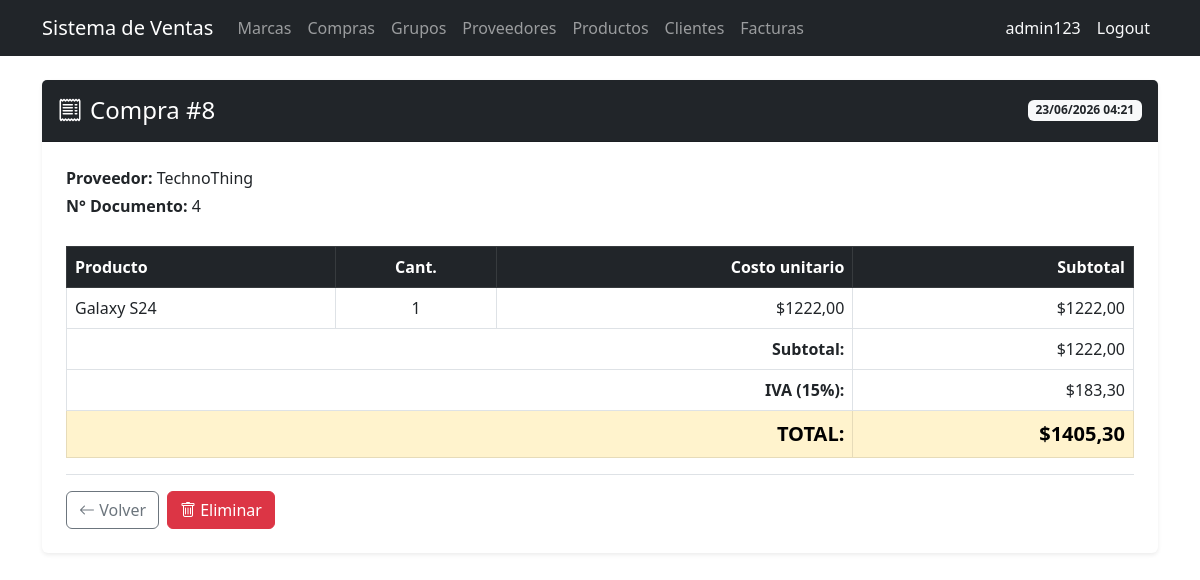
Page /purchases/8/ (signed in) on the committed database.
### purchasing/models.py (models this page shows, shortened)
class Purchase(models.Model):
    supplier = models.ForeignKey(
        Supplier, on_delete=models.PROTECT, related_name='purchases',
        verbose_name='Proveedor'
    )
    document_number = models.CharField(
        max_length=20, verbose_name='Supplier Invoice No.'
    )
    purchase_date = models.DateTimeField(auto_now_add=True)
    subtotal = models.DecimalField(max_digits=12, decimal_places=2, default=0)
    tax = models.DecimalField(max_digits=12, decimal_places=2, default=0, verbose_name='Impuesto')
    total = models.DecimalField(max_digits=12, decimal_places=2, default=0)
    is_active = models.BooleanField(default=True)
    class Meta:
        verbose_name = 'Purchase'
        verbose_name_plural = 'Purchases'
        ordering = ['-purchase_date']
        constraints = [
            models.UniqueConstraint(
                fields=['supplier', 'document_number'],
                name='unique_supplier_document'
            )
        ]

class PurchaseDetail(models.Model):
    purchase = models.ForeignKey(
        Purchase, on_delete=models.CASCADE, related_name='details',
        verbose_name='Compra'
    )
    product = models.ForeignKey(
        Product, on_delete=models.PROTECT, related_name='purchase_details',
        verbose_name='Producto'
    )
    quantity = models.PositiveIntegerField(default=1, verbose_name='Cantidad')
    unit_cost = models.DecimalField(max_digits=12, decimal_places=2, verbose_name='Costo unitario')
    subtotal = models.DecimalField(max_digits=12, decimal_places=2, default=0)

### billing/models.py (models this page shows, shortened)
class Supplier(models.Model):
    name = models.CharField(max_length=200, verbose_name='Nombre de la compañia')
    contact_name = models.CharField(max_length=200, blank=True, null=True, verbose_name='Nombre de contacto')
    email = models.EmailField(blank=True, null=True)
    phone = models.CharField(max_length=20, blank=True, null=True, verbose_name='Teléfono')
    address = models.TextField(blank=True, null=True, verbose_name='Dirección')
    is_active = models.BooleanField(default=True, verbose_name='Activo')
    created_at = models.DateTimeField(auto_now_add=True)
    updated_at = models.DateTimeField(auto_now=True)
    class Meta:
        verbose_name = 'Supplier'
        verbose_name_plural = 'Suppliers'
        ordering = ['name']
    def __str__(self): return self.name

class Product(models.Model):
    name = models.CharField(max_length=200, verbose_name='Nombre del producto')
    description = models.TextField(blank=True, null=True, verbose_name='Descripción')
    brand = models.ForeignKey(Brand, on_delete=models.PROTECT, related_name='products', verbose_name='Marca')
    group = models.ForeignKey(ProductGroup, on_delete=models.PROTECT, related_name='products', verbose_name='Grupo')
    suppliers = models.ManyToManyField(Supplier, related_name='products', blank=True, verbose_name='Proveedor')
    unit_price = models.DecimalField(max_digits=12, decimal_places=2, verbose_name='Precio unitario')
    stock = models.IntegerField(default=0)
    image = models.ImageField(upload_to='products/', blank=True, null=True, verbose_name='Imagen')
    is_active = models.BooleanField(default=True, verbose_name='Activo')
    created_at = models.DateTimeField(auto_now_add=True)
    updated_at = models.DateTimeField(auto_now=True)
    class Meta:
        verbose_name = 'Product'
        verbose_name_plural = 'Products'
        ordering = ['name']

### purchasing/views.py (the view)
# urls.py: path('<int:pk>/', views.purchase_detail, name='purchase_detail'),
@login_required
def purchase_detail(request, pk):
    purchase = get_object_or_404(
        Purchase.objects.select_related('supplier')
                        .prefetch_related('details__product'),
        pk=pk
    )
    return render(request, 'purchasing/purchase_detail.html', {'purchase': purchase})

### purchasing/templates/purchasing/purchase_detail.html (shortened to what this page needs)
{% extends 'billing/base.html' %}
{% block content %}
<div class="card shadow-sm border-0 mb-4">
  <div class="card-header bg-dark text-white py-3 d-flex justify-content-between align-items-center">
    <h4 class="mb-0 d-flex align-items-center gap-2"><i class="bi bi-receipt"></i> Compra #{{ purchase.id }}</h4>
    <span class="badge bg-light text-dark">{{ purchase.purchase_date|date:"d/m/Y H:i" }}</span>
  </div>
  <div class="card-body p-4">
    <div class="row mb-4">
      <div class="col-md-6">
        <p class="mb-1"><strong>Proveedor:</strong> {{ purchase.supplier }}</p>
        <p class="mb-1"><strong>N° Documento:</strong> {{ purchase.document_number }}</p>
      </div>
    </div>
    <div class="table-responsive">
      <table class="table table-bordered align-middle">
        <thead class="table-dark">
          <tr>
            <th>Producto</th>
            <th class="text-center">Cant.</th>
            <th class="text-end">Costo unitario</th>
            <th class="text-end">Subtotal</th>
          </tr>
        </thead>
        <tbody>
          {% for detail in purchase.details.all %}
          <tr>
            <td>{{ detail.product.name }}</td>
            <td class="text-center">{{ detail.quantity }}</td>
            <td class="text-end">${{ detail.unit_cost }}</td>
            <td class="text-end">${{ detail.subtotal }}</td>
          </tr>
          {% empty %}
          <tr><td colspan="4" class="text-center text-muted py-3">Sin líneas de detalle.</td></tr>
          {% endfor %}
        </tbody>
        <tfoot>
          <tr><td colspan="3" class="text-end fw-bold">Subtotal:</td><td class="text-end">${{ purchase.subtotal }}</td></tr>
          <tr><td colspan="3" class="text-end fw-bold">IVA (15%):</td><td class="text-end">${{ purchase.tax }}</td></tr>
          <tr class="table-warning"><td colspan="3" class="text-end fw-bold fs-5">TOTAL:</td><td class="text-end fw-bold fs-5">${{ purchase.total }}</td></tr>
        </tfoot>
      </table>
    </div>
    <div class="d-flex gap-2 border-top pt-3">
      <a href="{% url 'purchasing:purchase_list' %}" class="btn btn-outline-secondary"><i class="bi bi-arrow-left"></i> Volver</a>
      <a href="{% url 'purchasing:purchase_delete' purchase.pk %}" class="btn btn-danger"><i class="bi bi-trash"></i> Eliminar</a>
    </div>
  </div>
</div>
{% endblock %}

### billing/templates/billing/base.html (shortened to what this page needs)
<!DOCTYPE html>
<html lang="es">
<head>
  <link href="https://cdn.jsdelivr.net/npm/bootstrap@5.3.0/dist/css/bootstrap.min.css" rel="stylesheet">
  <link href="https://cdn.jsdelivr.net/npm/bootstrap-icons@1.11.3/font/bootstrap-icons.min.css" rel="stylesheet">
</head>
<body>
<nav class="navbar navbar-expand-lg navbar-dark bg-dark">
  <div class="container">
    <a class="navbar-brand" href="{% url 'billing:home' %}">Sistema de Ventas</a>
    <div class="collapse navbar-collapse" id="nav">
      <ul class="navbar-nav me-auto">
        {% if user.is_authenticated %}
        <li class="nav-item"><a class="nav-link" href="{% url 'billing:brand_list' %}">Marcas</a></li>
        <li class="nav-item"><a class="nav-link" href="{% url 'purchasing:purchase_list' %}">Compras</a></li>
        <li class="nav-item"><a class="nav-link" href="{% url 'billing:productgroup_list' %}">Grupos</a></li>
        <li class="nav-item"><a class="nav-link" href="{% url 'billing:supplier_list' %}">Proveedores</a></li>
        <li class="nav-item"><a class="nav-link" href="{% url 'billing:product_list' %}">Productos</a></li>
        <li class="nav-item"><a class="nav-link" href="{% url 'billing:customer_list' %}">Clientes</a></li>
        <li class="nav-item"><a class="nav-link" href="{% url 'billing:invoice_list' %}">Facturas</a></li>
        {% endif %}
      </ul>
      <ul class="navbar-nav">
        {% if user.is_authenticated %}
        <li class="nav-item">
          <span class="nav-link text-light">{{ user.username }}</span>
        </li>
        <li class="nav-item">
          <form method="post" action="{% url 'logout' %}" class="d-inline">
            <button type="submit" class="nav-link btn btn-link text-light"
                    style="text-decoration:none;">Logout</button>
          </form>
        </li>
        {% endif %}
      </ul>
    </div>
  </div>
</nav>
<div class="container mt-4">
  {% block content %}
  {% endblock %}
</div>
</body>
</html>

### rows in the picture
Purchase: id "8", purchase_date "23/06/2026 04:21", supplier "TechnoThing", document_number "4", subtotal "1222,00", tax "183,30", total "1405,30"
PurchaseDetail: product.name "Galaxy S24", quantity "1", unit_cost "1222,00", subtotal "1222,00"

### other values in the picture
{{ user.username }} "admin123"
